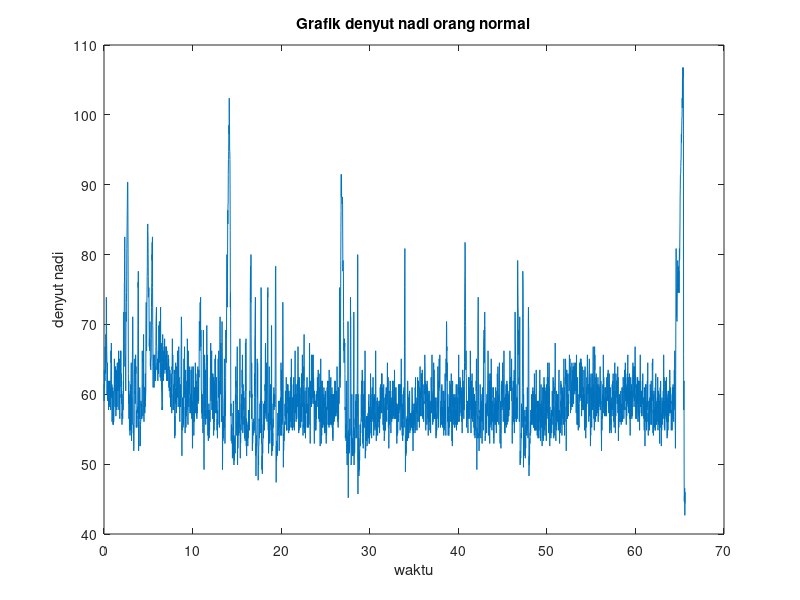
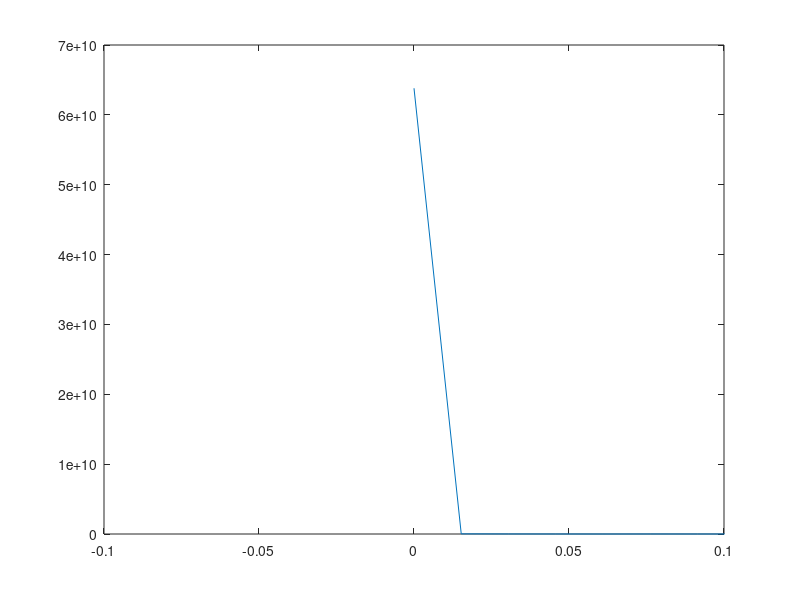

Here is the MATLAB script that generated these plots, in order:
clc
clear
raw=xlsread('N2.csv');
raw1=raw(:,2);
signal=raw1';
fs=64;
L=length(signal);
t=0:1/fs:(L-1)/fs;
k=mean(signal)
l=rms(signal)
figure(1)
plot(t,signal)
title('Grafik denyut nadi orang normal')
xlabel('waktu')
ylabel('denyut nadi')
%%%%%%%%%%
y=abs(fft(signal));
mag=y.^2;
rata=mean(mag)
frek=0:fs/L:(fs/2)-fs/L;
figure(2)
plot(frek,mag(1:L/2))
xlim([-0.1 0.1])
